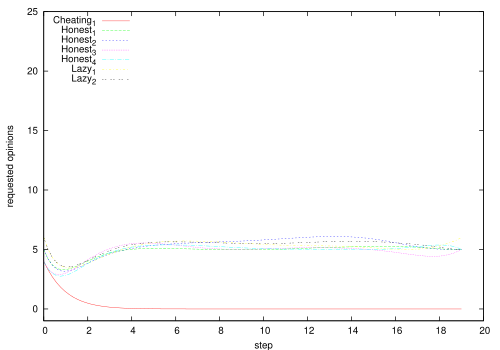

Generate this figure with gnuplot:
#!/usr/bin/gnuplot -persist
set datafile separator ","
#set title "Simulation Result"
set xlabel "step"
set ylabel "requested opinions"
#set xrange [0:20]
set yrange [-1:25]
set key top left
set terminal postscript eps color enhanced
set output "experiment13/partners.eps"
plot "experiment13/agents-partners/Cheating_1" title "Cheating_1" smooth bezier,\
     "experiment13/agents-partners/Honest_1" title "Honest_1" smooth bezier,\
     "experiment13/agents-partners/Honest_2" title "Honest_2" smooth bezier,\
     "experiment13/agents-partners/Honest_3" title "Honest_3" smooth bezier,\
     "experiment13/agents-partners/Honest_4" title "Honest_4" smooth bezier,\
     "experiment13/agents-partners/Lazy_1" title "Lazy_1" smooth bezier,\
     "experiment13/agents-partners/Lazy_2" title "Lazy_2" smooth bezier
